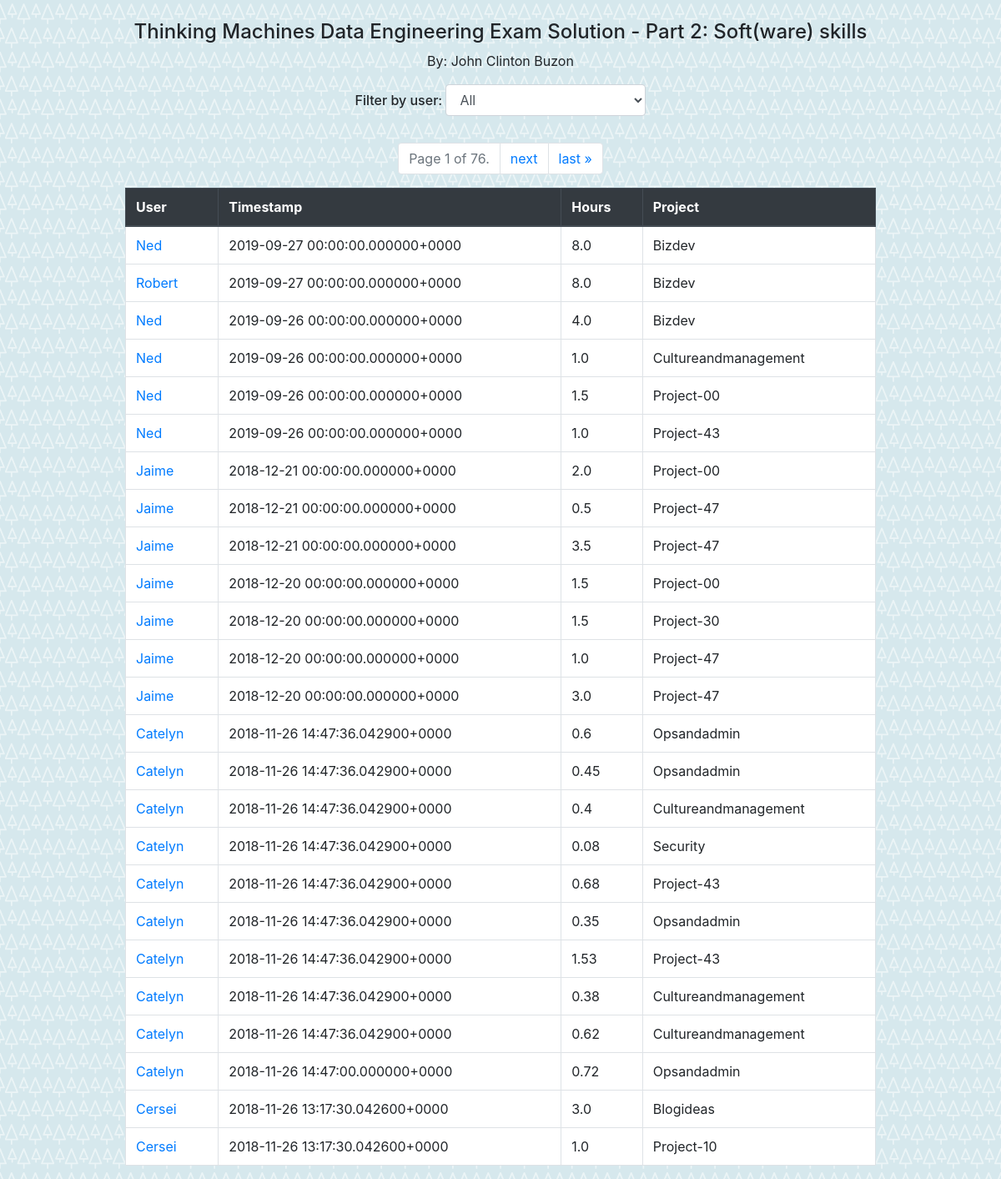
Screenshot of /viewcheckins/ with the database file from the repository.
### viewcheckins/models.py (models this page shows)
class Dailycheckins(models.Model):
    id = models.IntegerField(primary_key=True, blank=True, null=False)  # AutoField?
    user = models.TextField(blank=True, null=True)
    original_timestamp = models.TextField(blank=True, null=True)
    hours = models.TextField(blank=True, null=True)
    project = models.TextField(blank=True, null=True)
    cleaned_timestamp = models.TextField(blank=True, null=True)  # This field type is a guess.
    class Meta:
        managed = False
        db_table = 'dailycheckins'

### viewcheckins/views.py (the view)
# urls.py: path('', views.index, name='index'),
def index(request):
	user_list = Dailycheckins.objects.order_by('user').values('user').distinct()
	output = Dailycheckins.objects.all().order_by('-cleaned_timestamp')
	paginator = Paginator(output, 25) # Show 25 contacts per page
	page = request.GET.get('page')
	output = paginator.get_page(page)
	template = loader.get_template('viewcheckins/index.html')
	context = {
        'output': output,
        'user_list': user_list,
    }
	return HttpResponse(template.render(context, request))

### viewcheckins/templates/viewcheckins/index.html (shortened to what this page needs)
{% load static %}
<link rel="stylesheet" href="https://stackpath.bootstrapcdn.com/bootstrap/4.3.1/css/bootstrap.min.css">
<h4 align="center">Thinking Machines Data Engineering Exam Solution - Part 2: Soft(ware) skills</h4>
<p align="center">By: John Clinton Buzon</p>
{% if user_list %}
<h6 align="center">Filter by user: <select class="form-control" onchange="if (this.value) window.location.href=this.value" align="center">
	<option value="/">All</option>
</select></h6>
{% endif %}
{% if output %}
<nav aria-label="Page navigation example">
  <ul class="pagination justify-content-center">
    <li class="page-item disabled">
      <a class="page-link" href="#" tabindex="-1">Page {{ output.number }} of {{ output.paginator.num_pages }}.</a>
    </li>
    {% if output.has_next %}
    <li class="page-item"><a class="page-link" href="?page={{ output.next_page_number }}">next</a></li>
    <li class="page-item"><a class="page-link" href="?page={{ output.paginator.num_pages }}">last &raquo;</a></li>
    {% endif %}
  </ul>
</nav>
    <table class="table table-hover table-bordered" align="center">
    	<thead class="thead-dark">
    		<th >User</th>
    		<th>Timestamp</th>
    		<th>Hours</th>
    		<th>Project</th>
    	</thead>
    {% for checkin in output %}
    	<tr>
	        <td><a href="/viewcheckins/{{ checkin.user }}/">{{ checkin.user|title }}</a></td>
	        <td>{{ checkin.cleaned_timestamp }}</a></td>
	        <td>{{ checkin.hours }}</a></td>
	        <td>{{ checkin.project|title }}</a></td>
    	</tr>
    {% endfor %}
{% else %}
    <p>Data could not be loaded.</p>
{% endif %}

### rows the page displays
Dailycheckins: user "Ned", cleaned_timestamp "2019-09-27 00:00:00.000000+0000", hours "8.0", project "Bizdev"
Dailycheckins: user "Robert", cleaned_timestamp "2019-09-27 00:00:00.000000+0000", hours "8.0", project "Bizdev"
Dailycheckins: user "Ned", cleaned_timestamp "2019-09-26 00:00:00.000000+0000", hours "4.0", project "Bizdev"
Dailycheckins: user "Ned", cleaned_timestamp "2019-09-26 00:00:00.000000+0000", hours "1.0", project "Cultureandmanagement"
Dailycheckins: user "Ned", cleaned_timestamp "2019-09-26 00:00:00.000000+0000", hours "1.5", project "Project-00"
Dailycheckins: user "Ned", cleaned_timestamp "2019-09-26 00:00:00.000000+0000", hours "1.0", project "Project-43"
Dailycheckins: user "Jaime", cleaned_timestamp "2018-12-21 00:00:00.000000+0000", hours "2.0", project "Project-00"
Dailycheckins: user "Jaime", cleaned_timestamp "2018-12-21 00:00:00.000000+0000", hours "0.5", project "Project-47"
Dailycheckins: user "Jaime", cleaned_timestamp "2018-12-21 00:00:00.000000+0000", hours "3.5", project "Project-47"
Dailycheckins: user "Jaime", cleaned_timestamp "2018-12-20 00:00:00.000000+0000", hours "1.5", project "Project-00"
Dailycheckins: user "Jaime", cleaned_timestamp "2018-12-20 00:00:00.000000+0000", hours "1.5", project "Project-30"
Dailycheckins: user "Jaime", cleaned_timestamp "2018-12-20 00:00:00.000000+0000", hours "1.0", project "Project-47"
Dailycheckins: user "Jaime", cleaned_timestamp "2018-12-20 00:00:00.000000+0000", hours "3.0", project "Project-47"
Dailycheckins: user "Catelyn", cleaned_timestamp "2018-11-26 14:47:36.042900+0000", hours "0.6", project "Opsandadmin"
Dailycheckins: user "Catelyn", cleaned_timestamp "2018-11-26 14:47:36.042900+0000", hours "0.45", project "Opsandadmin"
Dailycheckins: user "Catelyn", cleaned_timestamp "2018-11-26 14:47:36.042900+0000", hours "0.4", project "Cultureandmanagement"
Dailycheckins: user "Catelyn", cleaned_timestamp "2018-11-26 14:47:36.042900+0000", hours "0.08", project "Security"
Dailycheckins: user "Catelyn", cleaned_timestamp "2018-11-26 14:47:36.042900+0000", hours "0.68", project "Project-43"
Dailycheckins: user "Catelyn", cleaned_timestamp "2018-11-26 14:47:36.042900+0000", hours "0.35", project "Opsandadmin"
Dailycheckins: user "Catelyn", cleaned_timestamp "2018-11-26 14:47:36.042900+0000", hours "1.53", project "Project-43"
Dailycheckins: user "Catelyn", cleaned_timestamp "2018-11-26 14:47:36.042900+0000", hours "0.38", project "Cultureandmanagement"
Dailycheckins: user "Catelyn", cleaned_timestamp "2018-11-26 14:47:36.042900+0000", hours "0.62", project "Cultureandmanagement"
Dailycheckins: user "Catelyn", cleaned_timestamp "2018-11-26 14:47:00.000000+0000", hours "0.72", project "Opsandadmin"
Dailycheckins: user "Cersei", cleaned_timestamp "2018-11-26 13:17:30.042600+0000", hours "3.0", project "Blogideas"
Dailycheckins: user "Cersei", cleaned_timestamp "2018-11-26 13:17:30.042600+0000", hours "1.0", project "Project-10"

### other values shown
{{ output.number }} "1"
{{ output.paginator.num_pages }} "76"
